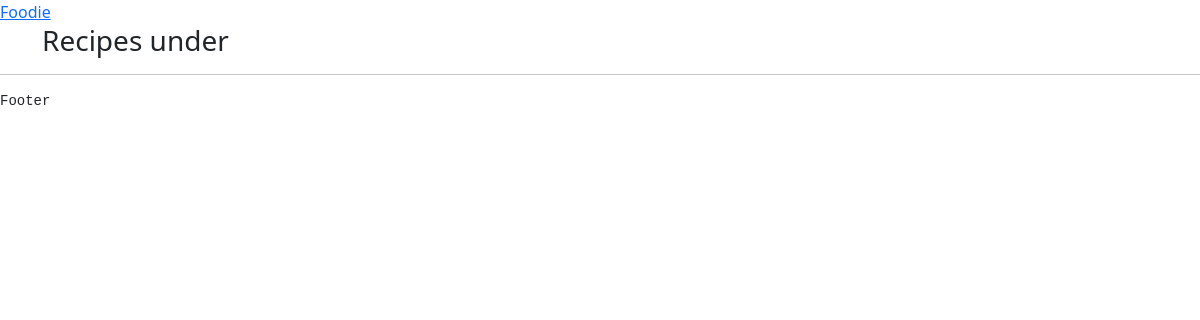
Page /recipes/ on the earlier database version.
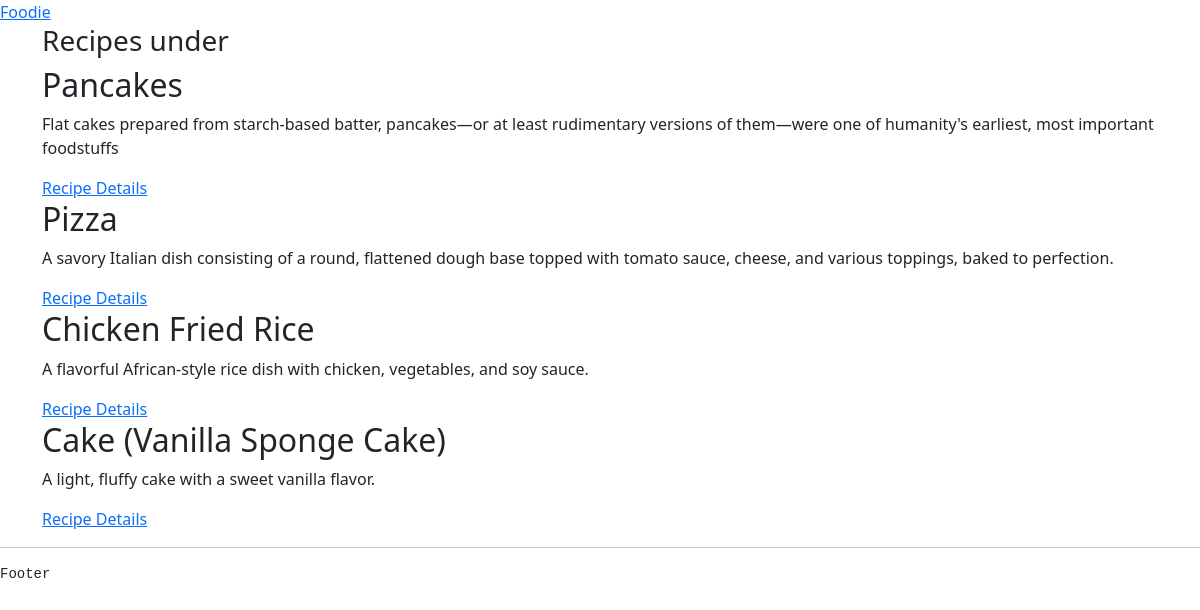
Same page on the later database version.
### recipes/models.py (models this page shows)
class Recipe(models.Model):
    name = models.CharField(max_length=100)
    description = models.TextField(null=True, blank=True)
    ingredients = models.TextField()
    directions = models.TextField()
    date = models.DateTimeField(auto_now_add=True, null=True, blank=True)
    category = models.ForeignKey(Category, on_delete=models.CASCADE, related_name='recipes')
    def __str__(self):
        return self.name

### recipes/views.py (the view)
# urls.py: path('recipes/', include('recipes.urls')),
def recipes(request):
    recipes_list = Recipe.objects.all()
    dict = {
        'recipes_list': recipes_list,
    }
    print(dict)
    return render(request, 'recipes/recipes.html', dict)

### recipes/templates/recipes/recipes.html
{% extends 'base.html' %}
{% block content %}
    <h3>Recipes under {{ category }}</h3>
    <div>
        {% for recipe in recipes_list %}
            <div>
                <h2>{{ recipe.name }}</h2>
                <p>{{ recipe.description }}</p>
                <a href="{% url 'recipes:recipe_details' recipe.id %}">Recipe Details</a>
            </div>
        {% endfor %}
    </div>
{% endblock content %}

### templates/base.html (shortened to what this page needs)
<!DOCTYPE html>
<html lang="en">
<head>
    <link href="https://cdn.jsdelivr.net/npm/bootstrap@5.0.2/dist/css/bootstrap.min.css" rel="stylesheet">
</head>
<body>
    <header>
        <div>
            <a href="{% url 'foodieApp:index' %}">Foodie</a>
        </div>
    </header>
    <main>
        <div class="container">
            {% block content %}
            {% endblock %}
        </div>
    </main>
    <div>
        <hr>
        <footer>
            <pre>Footer</pre>
        </footer>
    </div>
</body>
</html>

Differences in the rows shown:
added Recipe: name "Pancakes", description "Flat cakes prepared from starch-based batter, pancakes—or at least rudimentary versions of them—were one of humanity's earliest, most important foodstuffs"
added Recipe: name "Pizza", description "A savory Italian dish consisting of a round, flattened dough base topped with tomato sauce, cheese, and various toppings, baked to perfection."
added Recipe: name "Chicken Fried Rice", description "A flavorful African-style rice dish with chicken, vegetables, and soy sauce."
added Recipe: name "Cake (Vanilla Sponge Cake)", description "A light, fluffy cake with a sweet vanilla flavor."
